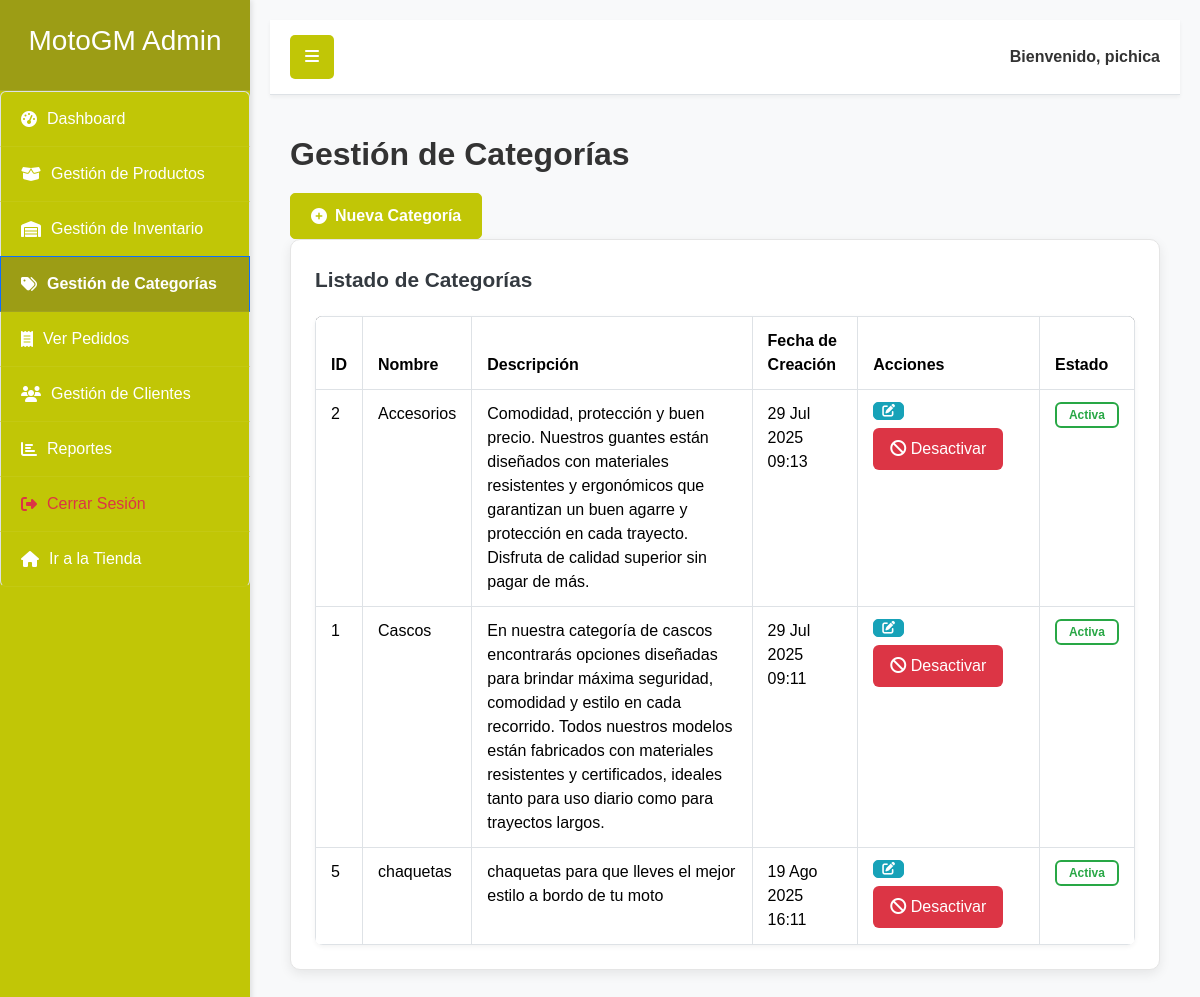
The app's page /dashboard_admin/categorias/ (signed in) with its own data.
### dashboard_admin/models.py (models this page shows, shortened)
class Categoria(models.Model):
    nombre = models.CharField(max_length=100, unique=True, verbose_name="Nombre de la Categoría")
    descripcion = models.TextField(blank=True, null=True, verbose_name="Descripción")
    fecha_creacion = models.DateTimeField(auto_now_add=True, verbose_name="Fecha de Creación")
    fecha_actualizacion = models.DateTimeField(auto_now=True, verbose_name="Fecha de Última Actualización")
    activa = models.BooleanField(default=True, verbose_name="¿Activa?")
    class Meta:
        verbose_name = "Categoría"
        verbose_name_plural = "Categorías"
        ordering = ['nombre'] # Ordenar categorías por nombre por defecto

### dashboard_admin/views.py (the view)
# urls.py: path('categorias/', views.categoria_list, name='categoria_list'),
@login_required
@user_passes_test(is_staff)
def categoria_list(request):
    categorias = Categoria.objects.all().order_by('nombre')  # Mostrar todas, no solo activas
    return render(request, 'dashboard_admin/categoria_list.html', {'categorias': categorias})

### dashboard_admin/views.py (called while the page is built)
def is_staff(user):
    return user.is_staff

### productos/context_processors.py (called while the page is built)
def cart_item_count(request):
    cart_count = 0
    if request.user.is_authenticated:
        cart_count = CarritoItem.objects.filter(usuario=request.user).count() # o .aggregate(Sum('cantidad'))['cantidad__sum'] si quieres sumar las cantidades
    return {'cart_count': cart_count}

### dashboard_admin/templates/dashboard_admin/categoria_list.html (shortened to what this page needs)
{% extends 'dashboard_admin/dashboard_base.html' %}
    {% block dashboard_content %}
        <h1 class="content-title">Gestión de Categorías</h1>
        <a href="{% url 'dashboard_admin:categoria_create' %}" class="btn-custom btn-primary-custom">
            <i class="fas fa-plus-circle me-2"></i> Nueva Categoría
        </a>
        <div class="admin-card-unificado">
            <div class="admin-card-title">Listado de Categorías</div>
            <div class="table-responsive">
                {% if categorias %}
                    <div class="data-table-responsive">
                        <table class="table table-bordered">
                            <thead>
                                <tr>
                                    <th>ID</th>
                                    <th>Nombre</th>
                                    <th>Descripción</th>
                                    <th>Fecha de Creación</th>
                                    <th>Acciones</th>
                                    <th>Estado</th>
                                </tr>
                            </thead>
                            <tbody>
                                {% for categoria in categorias %}
                                    <tr>
                                        <td>{{ categoria.pk }}</td>
                                        <td>{{ categoria.nombre }}</td>
                                        <td>{{ categoria.descripcion|default:"N/A" }}</td>
                                        <td>{{ categoria.fecha_creacion|date:"d M Y H:i" }}</td>
                                        <td style="min-width: 180px;">
                                            <div style="display: flex; flex-wrap: wrap; gap: 8px;">
                                                <a href="{% url 'dashboard_admin:categoria_update' categoria.pk %}" class="btn-custom btn-xs-custom btn-info-custom" style="padding: 2px 8px; font-size: 0.8rem;" title="Editar">
                                                    <i class="fas fa-edit"></i>
                                                </a>
                                                {% if categoria.activa %}
                                                    <form method="post" action="{% url 'dashboard_admin:desactivar_categoria' categoria.id %}" style="margin:0;">
                                                        <button type="submit" class="btn btn-danger btn-sm"><i class="fas fa-ban"></i> Desactivar</button>
                                                    </form>
                                                {% else %}
                                                    <form method="post" action="{% url 'dashboard_admin:activar_categoria' categoria.id %}" style="margin:0;">
                                                        {% csrf_token %}
                                                        <button type="submit" class="btn btn-success btn-sm"><i class="fas fa-check"></i> Activar</button>
                                                    </form>
                                                {% endif %}
                                            </div>
                                        </td>
                                        <td>
                                            {% if categoria.activa %}
                                                <span class="badge" style="border:2px solid #28a745; color:#28a745; background:transparent; padding:5px 12px; font-weight:bold;">Activa</span>
                                            {% else %}
                                                <span class="badge bg-secondary" style="border:2px solid #dc3545; color:#dc3545; background:transparent; padding:5px 12px; font-weight:bold;">Desactivada</span>
                                            {% endif %}
                                        </td>
                                    </tr>
                                {% endfor %}
                            </tbody>
                        </table>
                    </div>
                {% else %}
                    <div class="messages-container">
                        <li class="alert-info">No hay categorías registradas aún.</li>
                    </div>
                {% endif %}
            </div>
        </div>
    {% endblock %}

### dashboard_admin/templates/dashboard_admin/dashboard_base.html (shortened to what this page needs)
{% load static %}
    <!DOCTYPE html>
    <html lang="es">
    <head>
        <link href="https://cdn.jsdelivr.net/npm/bootstrap@5.3.2/dist/css/bootstrap.min.css" rel="stylesheet">
        <link rel="stylesheet" href="https://cdnjs.cloudflare.com/ajax/libs/font-awesome/6.5.2/css/all.min.css" />
        <link rel="stylesheet" href="{% static 'dashboard_admin/styleadmin.css' %}">
    </head>
    <body>
        <div id="wrapper">
            <div class="sidebar-wrapper">
                <div class="sidebar-heading">
                    <h3>MotoGM Admin</h3>
                </div>
                <ul class="list-group">
                    <a href="{% url 'dashboard_admin:dashboard_home' %}" class="list-group-item {% if request.resolver_match.url_name == 'dashboard_home' %}active{% endif %}">
                        <i class="fas fa-tachometer-alt"></i> Dashboard
                    </a>
                    <a href="{% url 'dashboard_admin:producto_list' %}" class="list-group-item {% if 'producto' in request.resolver_match.url_name %}active{% endif %}">
                        <i class="fas fa-box-open"></i> Gestión de Productos
                    </a>
                    <a href="{% url 'inventario:historial_movimientos' %}" class="list-group-item {% if 'inventario' in request.resolver_match.url_name %}active{% endif %}">
                        <i class="fas fa-warehouse"></i> Gestión de Inventario
                    </a>
                    <a href="{% url 'dashboard_admin:categoria_list' %}" class="list-group-item {% if 'categoria' in request.resolver_match.url_name %}active{% endif %}">
                        <i class="fas fa-tags"></i> Gestión de Categorías
                    </a>
                    <a href="{% url 'dashboard_admin:ver_pedidos' %}" class="list-group-item {% if 'ver_pedidos' in request.resolver_match.url_name %}active{% endif %}">
                    <i class="fas fa-receipt"></i> Ver Pedidos
                    </a>
                    <a href="{% url 'dashboard_admin:ver_clientes' %}" class="list-group-item {% if 'ver_clientes' in request.resolver_match.url_name %}active{% endif %}">
                    <i class="fas fa-users"></i> Gestión de Clientes
                    </a>
                    <a href="{% url 'dashboard_admin:dashboard_reportes' %}" class="list-group-item {% if 'dashboard_reportes' in request.resolver_match.url_name %}active{% endif %}">
                    <i class="fas fa-chart-bar"></i> Reportes
                    </a>
                    <a href="{% url 'logout' %}" class="list-group-item text-danger">
                        <i class="fas fa-sign-out-alt"></i> Cerrar Sesión
                    </a>
                    <a href="{% url 'landing_page' %}" class="list-group-item">
                        <i class="fas fa-home"></i> Ir a la Tienda
                    </a>
                </ul>
            </div>
            <div id="page-content-wrapper">
                <nav class="main-navbar">
                    <button class="toggle-btn" id="sidebarToggle">
                        <i class="fas fa-bars"></i>
                    </button>
                    <div class="user-info">
                        Bienvenido, <strong>{{ request.user.username }}</strong>
                    </div>
                </nav>
                <div class="container-fluid-custom">
                    {% block dashboard_content %}{% endblock %}
                </div>
            </div>
        </div>
    </body>
    </html>

### dashboard_admin/static/dashboard_admin/styleadmin.css (style rules this page uses)
:root { --primary-red: #c1c606; --dark-red: #9c9d15; --light-gray: #f8f9fa; --border-color: #dee2e6; --text-color: #333; --white-text: #fff; --success-color: #28a745; --info-color: #17a2b8; --secondary-color: #6c757d; --warning-color: #ffc107; --danger-color: #dc3545; --dark-custom-color: #343a40; }
body { font-family: Arial, sans-serif; margin: 0; padding: 0; overflow-x: hidden; background-color: var(--light-gray); color: var(--text-color); }
#wrapper { display: flex; min-height: 100vh; width: 100%; transition: all 0.3s ease-in-out; }
.sidebar-wrapper { min-width: 250px; max-width: 250px; background-color: var(--primary-red); color: var(--white-text); transition: margin 0.25s ease-out; flex-shrink: 0; box-shadow: 2px 0 5px rgba(0,0,0,0.1); position: relative; z-index: 1000; }
.sidebar-wrapper .sidebar-heading { padding: 1.5rem 1rem; font-size: 1.5rem; text-align: center; background-color: var(--dark-red); border-bottom: 1px solid rgba(255,255,255,0.1); font-weight: bold; }
.sidebar-wrapper .list-group { list-style: none; padding: 0; margin: 0; width: 100%; }
.sidebar-wrapper .list-group-item { display: flex; align-items: center; background-color: var(--primary-red); color: var(--white-text); text-decoration: none; padding: 15px 20px; border-bottom: 1px solid rgba(255,255,255,0.05); transition: background-color 0.2s ease, color 0.2s ease; }
.sidebar-wrapper .list-group-item i { margin-right: 10px; }
.sidebar-wrapper .list-group-item.active { background-color: var(--dark-red); font-weight: bold; }
.sidebar-wrapper .list-group-item.text-danger { color: #ffcccc; }
#page-content-wrapper { width: 100%; min-width: 0; flex-grow: 1; padding: 20px; background-color: var(--light-gray); transition: margin-left 0.25s ease-out; }
.main-navbar { background-color: var(--white-text); border-bottom: 1px solid var(--border-color); padding: 15px 20px; display: flex; justify-content: space-between; align-items: center; margin-bottom: 20px; box-shadow: 0 2px 4px rgba(0,0,0,0.05); }
.main-navbar .toggle-btn { background-color: var(--primary-red); color: var(--white-text); border: none; padding: 10px 15px; border-radius: 5px; cursor: pointer; transition: background-color 0.2s ease; }
.main-navbar .user-info { color: var(--text-color); font-weight: bold; }
.container-fluid-custom { padding: 20px; }
.content-title { font-size: 2rem; color: var(--text-color); margin-bottom: 20px; font-weight: bold; }
.table-responsive { overflow-x: auto; margin-top: 20px; border-radius: 8px; box-shadow: 0 2px 5px rgba(0,0,0,0.05); }
.table { width: 100%; border-collapse: collapse; margin-bottom: 0; background-color: var(--white-text); }
.table thead { background-color: var(--dark-custom-color); color: var(--white-text); }
.table th, .table td { padding: 12px 15px; text-align: left; border-bottom: 1px solid var(--border-color); }
.table tbody tr:nth-of-type(even) { background-color: #f2f2f2; }
.table-bordered { border: 1px solid var(--border-color); }
.table-bordered th, .table-bordered td { border: 1px solid var(--border-color); }
.btn-custom { display: inline-flex; align-items: center; padding: 10px 20px; border-radius: 5px; text-decoration: none; font-weight: bold; cursor: pointer; transition: background-color 0.2s ease, color 0.2s ease, border-color 0.2s ease; border: 1px solid transparent; }
.btn-primary-custom { background-color: var(--primary-red); color: var(--white-text); border-color: var(--primary-red); }
.btn-info-custom { background-color: var(--info-color); color: var(--white-text); border-color: var(--info-color); }
.btn { display: inline-block; font-weight: 500; text-align: center; vertical-align: middle; user-select: none; border: 1px solid transparent; padding: 0.5rem 1rem; font-size: 1rem; line-height: 1.5; border-radius: 0.375rem; transition: color 0.15s ease-in-out, background-color 0.15s ease-in-out, border-color 0.15s ease-in-out, box-shadow 0.15s ease-in-out; }
@media (min-width: 992px) { .main-navbar { flex-direction: row; justify-content: space-between; align-items: center; } }
@media (min-width: 992px) { .main-navbar .toggle-btn { width: auto; } }
@media (min-width: 992px) { .main-navbar .user-info { width: auto; text-align: right; } }

### records on screen
Categoria: pk "2", nombre "Accesorios", descripcion "Comodidad, protección y buen precio. Nuestros guantes están diseñados con materiales resistentes y ergonómicos que garantizan un buen agarre y protección en cada trayecto. Disfruta de calidad superior sin pagar de más.", fecha_creacion "29 Jul 2025 09:13", activa True (drawn)
Categoria: pk "1", nombre "Cascos", descripcion "En nuestra categoría de cascos encontrarás opciones diseñadas para brindar máxima seguridad, comodidad y estilo en cada recorrido. Todos nuestros modelos están fabricados con materiales resistentes y certificados, ideales tanto para uso diario como para trayectos largos.", fecha_creacion "29 Jul 2025 09:11", activa True (drawn)
Categoria: pk "5", nombre "chaquetas", descripcion "chaquetas para que lleves el mejor estilo a bordo de tu moto", fecha_creacion "19 Ago 2025 16:11", activa True (drawn)

### other values on screen
{{ request.user.username }} "pichica"
